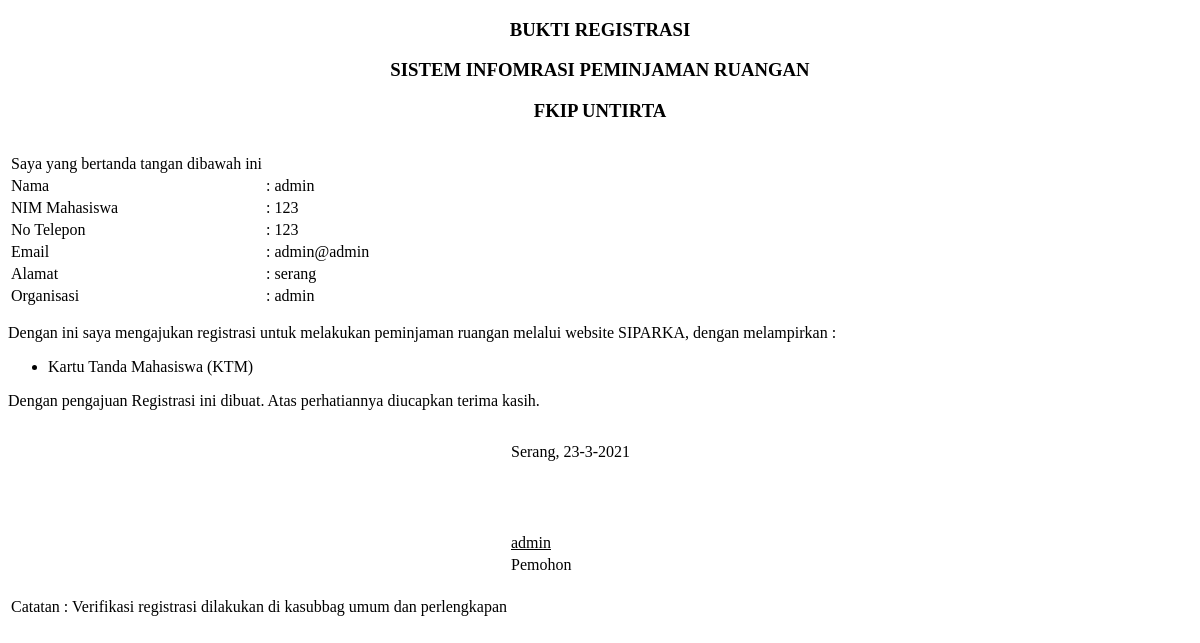
Before: /bukti-registrasi.php?nim_mhs=123 with the older database file.
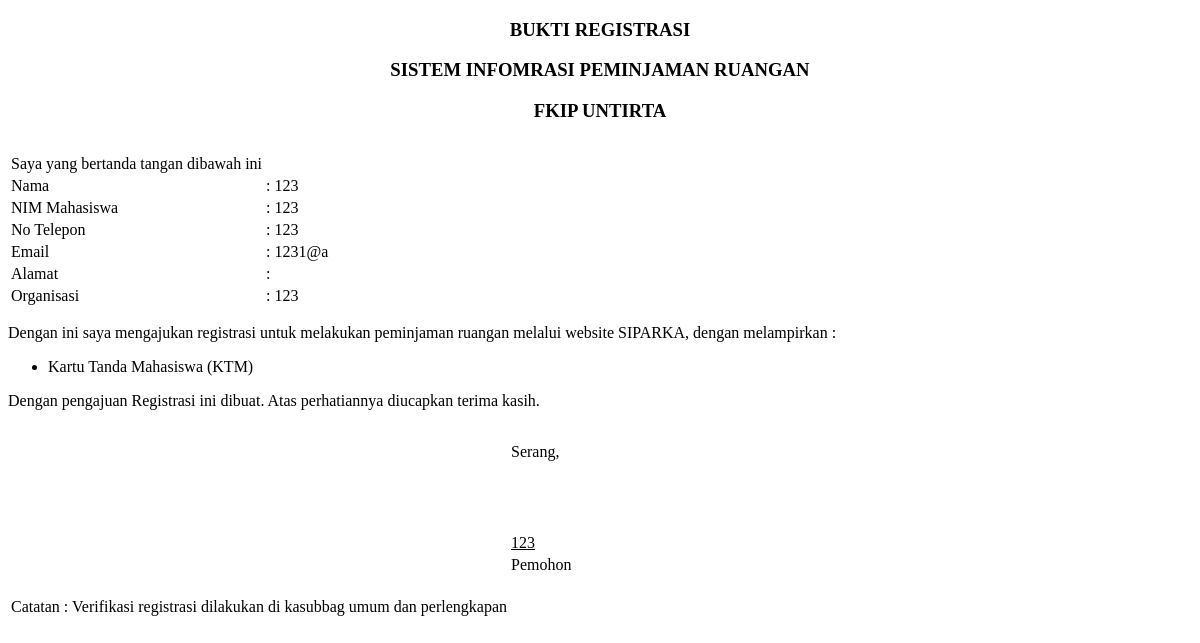
After: the same page with the newer database file.
### tables this page shows
CREATE TABLE `tb_mahasiswa` (
  `id_mhs` int(11) NOT NULL,
  `nim_mhs` varchar(20) NOT NULL,
  `nama_mhs` varchar(75) NOT NULL,
  `organisasi` varchar(100) NOT NULL,
  `jurusan` varchar(70) NOT NULL,
  `email` varchar(200) NOT NULL,
  `password` varchar(70) NOT NULL,
  `no_hp` varchar(20) NOT NULL,
  `alamat` varchar(200) NOT NULL,
  `tgl` varchar(20) NOT NULL,
  `ktm` varchar(50) NOT NULL,
  `enk` varchar(20) NOT NULL,
  `status` varchar(25) NOT NULL
);

### bukti-registrasi.php (the view, shortened to what this page needs)
<!DOCTYPE html>
<html lang="en" dir="ltr">
<head>
</head>
<body>
  <div class="container">
    <center>
      <h3>BUKTI REGISTRASI</h3>
      <h3>SISTEM INFOMRASI PEMINJAMAN RUANGAN</h3>
      <h3 style="margin-bottom: 30px">FKIP UNTIRTA</h3>
    </center>
    <table class="table table-bordered">
      <?php
      include('koneksi.php');
      $nim_mhs = $_GET['nim_mhs'];
      $data = mysqli_query($koneksi, "SELECT * from tb_mahasiswa WHERE nim_mhs='$nim_mhs' ");
      while ($d = mysqli_fetch_array($data)) {
      ?>
      <tr>
        <td>Saya yang bertanda tangan dibawah ini</td>
      </tr>
      <tr>
        <td>Nama </td>
        <td>: <?= $d['nama_mhs'] ?></td>
      </tr>
      <tr>
        <td>NIM Mahasiswa </td>
        <td>: <?= $d['nim_mhs'] ?></td>
      </tr>
      <tr>
        <td>No Telepon</td>
        <td>: <?= $d['no_hp'] ?></td>
      </tr>
      <tr>
        <td>Email</td>
        <td>: <?= $d['email'] ?></td>
      </tr>
      <tr>
        <td>Alamat</td>
        <td>: <?= $d['alamat'] ?></td>
      </tr>
      <tr>
        <td>Organisasi</td>
        <td>: <?= $d['organisasi'] ?></td>
      </tr>
    </table>
    <p>Dengan ini saya mengajukan registrasi untuk melakukan peminjaman ruangan melalui website SIPARKA, dengan melampirkan :</p>
    <ul>
      <li>Kartu Tanda Mahasiswa (KTM)</li>
    </ul>
    <p>Dengan pengajuan Registrasi ini dibuat. Atas perhatiannya diucapkan terima kasih.</p>
    <table style="margin-top: 30px; margin-left: 500px">
      <tr>
        <td>Serang, <?= $d['tgl']; ?></td>
      </tr>
      <tr>
        <td style="padding-top: 70px"><u><?= $d['nama_mhs']; ?></u></td>
      </tr>
      <tr>
        <td>Pemohon</td>
      </tr>
    </table>
  <?php } ?>
  </div>
  <br>
<table>
  <tr>
    <td>
      Catatan : Verifikasi registrasi dilakukan di kasubbag umum dan perlengkapan
    </td>
  </tr>
</table>
</body>
</html>

Changed rows visible on the page:
removed tb_mahasiswa: nama_mhs "admin", nim_mhs "123", no_hp "123", email "admin@admin", alamat "serang", organisasi "admin", tgl "23-3-2021"
now on this page (row edited): tb_mahasiswa: nama_mhs "123", nim_mhs "123", no_hp "123", email "1231@a", organisasi "123"
